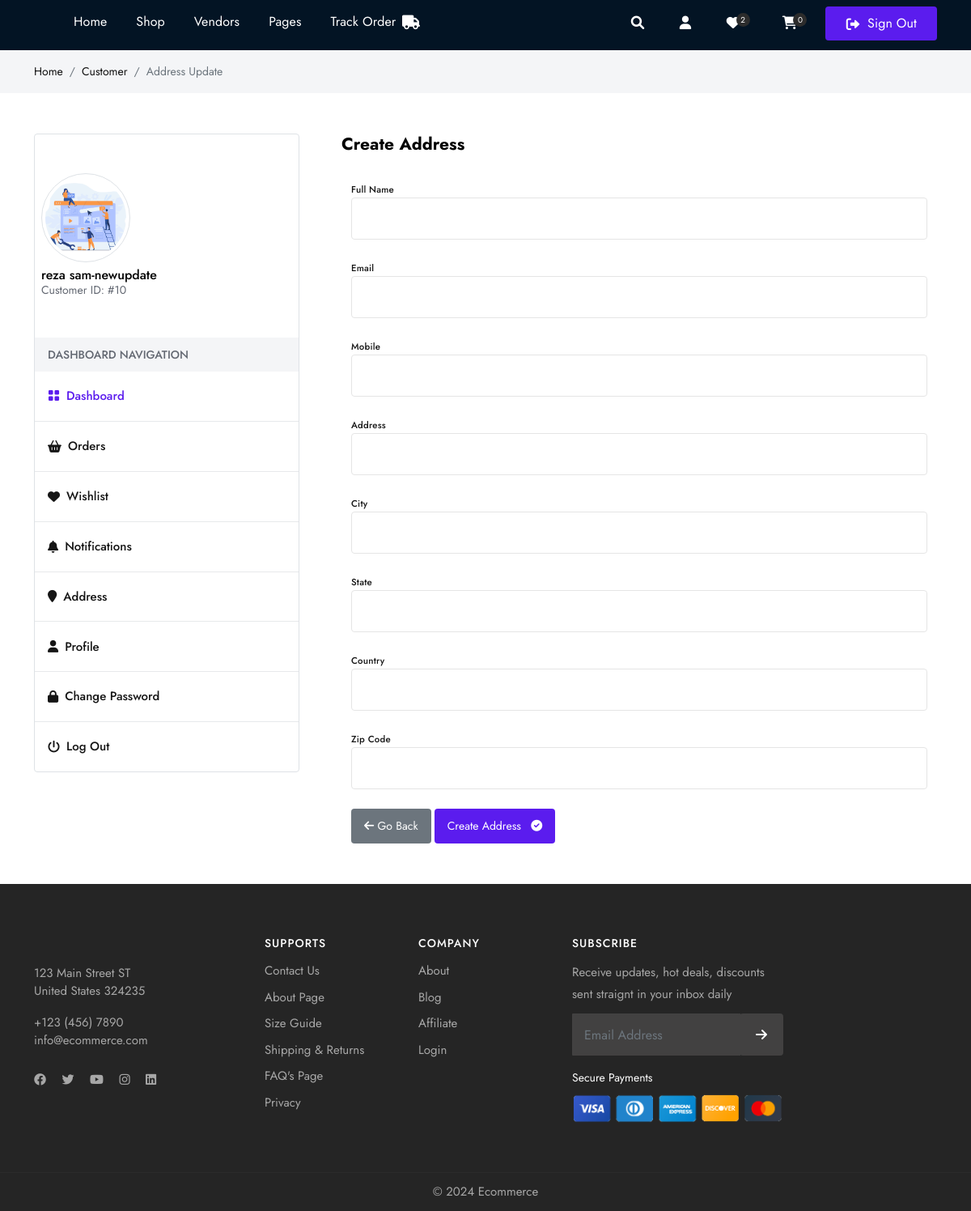
/customer/address_create/ (signed in), run on the app's committed database.
### userauths/models.py (models this page shows, shortened)
class User(AbstractUser):
    username = models.CharField(max_length=255, null=True, blank=True)
    email = models.EmailField(unique=True)
    USERNAME_FIELD = 'email'
    REQUIRED_FIELDS = ['username']

class Profile(models.Model):
    user = models.OneToOneField(User, on_delete=models.CASCADE)
    image = models.ImageField(upload_to="images", default="default-user.jpg", null=True, blank=True)
    full_name =models.CharField(max_length=255, null=True, blank=True)
    mobile = models.CharField(max_length=255, null=True, blank=True)
    user_Type = models.CharField(max_length=255, choices=USER_TYPE, null=True, blank=True, default=None)

### customer/views.py (the view, shortened to what this page needs)
# urls.py: path("address_create/", views.address_create, name="address_create"),
@login_required
def address_create(request):
    return render(request, "customer/address_create.html")

### store/context.py (called while the page is built)
def default(request):
    try:
        cart_id = request.session['cart_id']
        total_cart_items = store_models.Cart.objects.filter(cart_id=cart_id).count()
    except:
        total_cart_items = 0
    return {
        "total_cart_items": total_cart_items,
    }

### templates/customer/address_create.html (shortened to what this page needs)
{% extends 'partials/base.html' %} {% load static %} {% load humanize %} {% block content %}
<div class="gray py-3">
    <div class="container">
        <div class="row">
            <div class="colxl-12 col-lg-12 col-md-12">
                <nav aria-label="breadcrumb">
                    <ol class="breadcrumb">
                        <li class="breadcrumb-item"><a href="/">Home</a></li>
                        <li class="breadcrumb-item"><a href="#">Customer</a></li>
                        <li class="breadcrumb-item active" aria-current="page">Address Update</li>
                    </ol>
                </nav>
            </div>
        </div>
    </div>
</div>
<section class="middle">
    <div class="container">
        <div class="row align-items-start justify-content-between">
            {% include 'customer/sidebar.html' %}
            <div class="col-12 col-md-12 col-lg-8 col-xl-8">
                <div class="row mb-4">
                    <h4 class="mb-0 mb-2 fw-bold">Create Address</h4>
                </div>
                <div class="col-xl-12">
                    <div class="row align-items-center">
                        <form class="row m-0"  method="POST">
                             <div class="col-xl-12 col-lg-12 col-md-12 col-sm-12 mb-4">
                                <div class="form-group">
                                    <label class="small text-dark ft-medium">Full Name</label>
                                    <input type="text" name="full_name" class="form-control rounded" />
                                </div>
                            </div>
                            <div class="col-xl-12 col-lg-12 col-md-12 col-sm-12 mb-4">
                                <div class="form-group">
                                    <label class="small text-dark ft-medium">Email</label>
                                    <input type="text" name="email" class="form-control rounded" />
                                </div>
                            </div>
                             <div class="col-xl-12 col-lg-12 col-md-12 col-sm-12 mb-4">
                                <div class="form-group">
                                    <label class="small text-dark ft-medium">Mobile</label>
                                    <input type="text" name="mobile" class="form-control rounded" />
                                </div>
                            </div>
                            <div class="col-xl-12 col-lg-12 col-md-12 col-sm-12 mb-4">
                                <div class="form-group">
                                    <label class="small text-dark ft-medium">Address</label>
                                    <input type="text" name="address" class="form-control rounded" />
                                </div>
                            </div>
                            <div class="col-xl-12 col-lg-12 col-md-12 col-sm-12 mb-4">
                                <div class="form-group">
                                    <label class="small text-dark ft-medium">City</label>
                                    <input type="text" name="city" class="form-control rounded" />
                                </div>
                            </div>
                            <div class="col-xl-12 col-lg-12 col-md-12 col-sm-12 mb-4">
                                <div class="form-group">
                                    <label class="small text-dark ft-medium">State</label>
                                    <input type="text" name="state" class="form-control rounded" />
                                </div>
                            </div>
                            <div class="col-xl-12 col-lg-12 col-md-12 col-sm-12 mb-4">
                                <div class="form-group">
                                    <label class="small text-dark ft-medium">Country</label>
                                    <input type="text" name="country" class="form-control rounded" />
                                </div>
                            </div>
                             <div class="col-xl-12 col-lg-12 col-md-12 col-sm-12 mb-4">
                                <div class="form-group">
                                    <label class="small text-dark ft-medium">Zip Code</label>
                                    <input type="text" name="zip_code" class="form-control rounded" />
                                </div>
                            </div>
                            <div class="col-xl-12 col-lg-12 col-md-12 col-sm-12">
                                <div class="form-group">
                                    <a href="{% url 'customer:addresses' %}" class="btn bg-secondary text-white btn-sm rounded"> <i class="fas fa-arrow-left"></i> Go Back</a>
                                    <button type="submit" class="btn bg-primary text-white btn-sm rounded">Create Address <i class="fas fa-check-circle ms-2"></i></button>
                                </div>
                            </div>
                        </form>
                    </div>
                </div>
            </div>
        </div>
    </div>
</section>
{% endblock content %}

### templates/customer/sidebar.html
<div class="col-12 col-md-12 col-lg-4 col-xl-4 miliods">
    <div class="d-block border rounded">
        <div class="dashboard_author px-2 py-5">
            <div class="dash_auth_thumb circle p-1 border d-inline-flex mx-auto mb-2">
                <img src="{{request.user.profile.image.url}}" class="img-fluid circle" style="width: 100px; height: 100px; object-fit: cover;" alt="" />
            </div>
            <div class="dash_caption">
                <h4 class="fs-md ft-medium mb-0 lh-1">{{request.user.profile.full_name}}</h4>
                <span class="text-muted smalls">Customer ID: #{{request.user.id}}</span>
            </div>
        </div>
        <div class="dashboard_author">
            <h4 class="px-3 py-2 mb-0 lh-2 gray fs-sm ft-medium text-muted text-uppercase text-left">Dashboard Navigation</h4>
            <ul class="dahs_navbar">
                <li>
                    <a href="{% url 'customer:dashboard' %}" class="active"><i class="bi bi-grid-fill me-2"></i>Dashboard</a>
                </li>
                <li>
                    <a href="{% url 'customer:orders' %}"><i class="fas fa-shopping-basket me-2"></i>Orders</a>
                </li>
                <li>
                    <a href="{% url 'customer:wishlist' %}"><i class="fas fa-heart me-2"></i>Wishlist</a>
                </li>
                <li>
                    <a href="{% url 'customer:notis' %}"><i class="fas fa-bell me-2"></i>Notifications</a>
                </li>
                <li>
                    <a href="{% url 'customer:addresses' %}"><i class="fas fa-map-marker me-2"></i>Address</a>
                </li>
                <li>
                    <a href="{% url 'customer:profile' %}"><i class="fas fa-user me-2"></i>Profile</a>
                </li>
                <li>
                    <a href="{% url 'customer:change_password' %}"><i class="fas fa-lock me-2"></i>Change Password</a>
                </li>
                <li>
                    <a href="{% url 'userauths:sign-out' %}"><i class="fas fa-power-off me-2"></i>Log Out</a>
                </li>
            </ul>
        </div>
    </div>
</div>

### data on the page
User: user.profile.image (picture), user.profile.full_name "reza sam-newupdate", user.id "10"

### other printed values
{{ total_cart_items }} "0"
